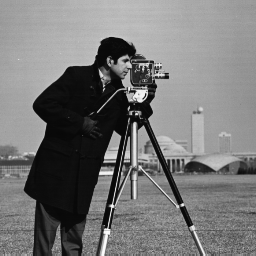
#> input picture images/cameraman.png, 256 x 256 px
$ jupyter execute --allow-errors display_all_original_sample_image.ipynb
#> lines starting #> are read from the running program, lines starting #| are printed output that depends on the picture
# Import Modules

[cell 1]
import cv2
import matplotlib.pyplot as plt

***
# Display all original image

### - Lenna Image

#> (a cell that did not finish here is left out)

***
### - Cameraman Image

[cell 3]
img_cameraman = cv2.cvtColor(cv2.imread('../images/cameraman.png'), cv2.COLOR_BGR2RGB)
#> img_cameraman is the input picture: shape (256, 256, 3); min 7, max 253, mean 118.7

plt.imshow(img_cameraman)
plt.title('Cameraman')
plt.show()

print(f'Height        : {img_cameraman.shape[0]} pixels')
#| Height        : 256 pixels
print(f'Width         : {img_cameraman.shape[1]} pixels')
#| Width         : 256 pixels
print(f'Color Channel : {img_cameraman.shape[2]} (RGB))')
#| Color Channel : 3 (RGB))

***
### - Edin Castle Image

[cell 4]
img_edin_castle = cv2.cvtColor(cv2.imread('../images/edin_castle.png'), cv2.COLOR_BGR2RGB)
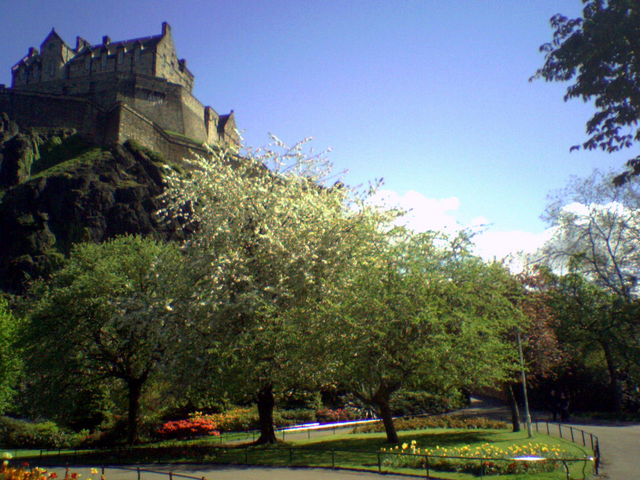
#> input picture images/edin_castle.png, 640 x 480 px

plt.imshow(img_edin_castle)
plt.title('Edin Castle')
plt.show()

print(f'Height        : {img_edin_castle.shape[0]} pixels')
#| Height        : 480 pixels
print(f'Width         : {img_edin_castle.shape[1]} pixels')
#| Width         : 640 pixels
print(f'Color Channel : {img_edin_castle.shape[2]} (RGB))')
#| Color Channel : 3 (RGB))

***
### - Bowl Fruit Image

#> (a cell that did not finish here is left out)

***
### - Peppers Image

[cell 6]
img_peppers = cv2.cvtColor(cv2.imread('../images/peppers.png'), cv2.COLOR_BGR2RGB)
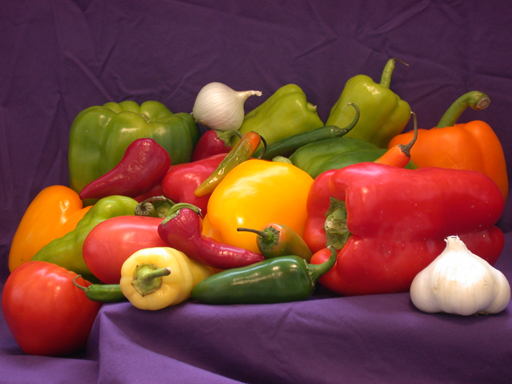
#> input picture images/peppers.png, 512 x 384 px

plt.imshow(img_peppers)
plt.title('Peppers')
plt.show()

print(f'Height        : {img_peppers.shape[0]} pixels')
#| Height        : 384 pixels
print(f'Width         : {img_peppers.shape[1]} pixels')
#| Width         : 512 pixels
print(f'Color Channel : {img_peppers.shape[2]} (RGB))')
#| Color Channel : 3 (RGB))

***
### - Map Spain Image

[cell 7]
img_map_spain = cv2.cvtColor(cv2.imread('../images/map_of_spain.png'), cv2.COLOR_BGR2RGB)
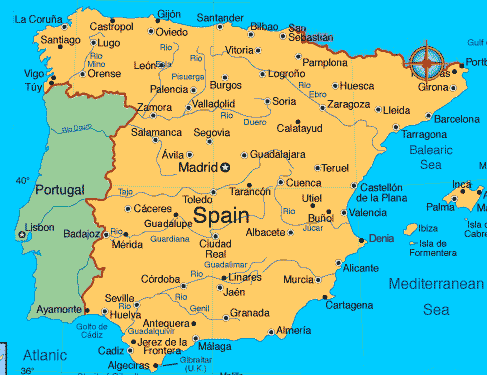
#> input picture images/map_of_spain.png, 487 x 375 px

plt.imshow(img_map_spain)
plt.title('Map Spain')
plt.show()

print(f'Height        : {img_map_spain.shape[0]} pixels')
#| Height        : 375 pixels
print(f'Width         : {img_map_spain.shape[1]} pixels')
#| Width         : 487 pixels
print(f'Color Channel : {img_map_spain.shape[2]} (RGB))')
#| Color Channel : 3 (RGB))
